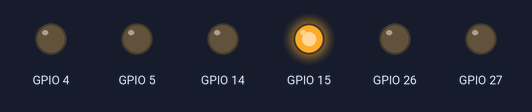
Recording of a program running on a simulated ESP32. On the bench: output pins drawn as LEDs (lit = HIGH).

Above: at 0.2 s.
At 15.7 s:
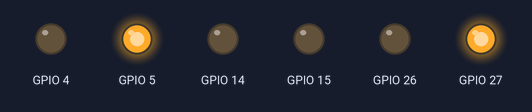
At 32.2 s:
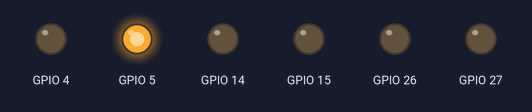
At 45.3 s:
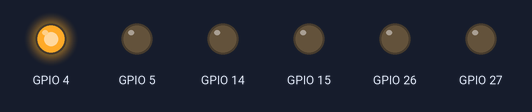
At 47.8 s:
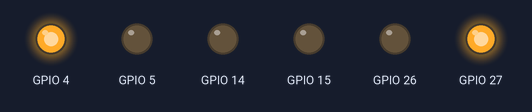
At 63.8 s:
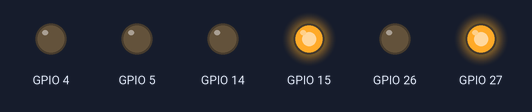
Timing chart, 0 to 65.0 s (numbered marks = the images above):
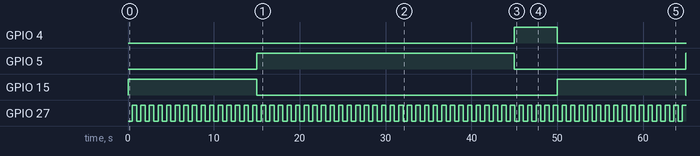

The program:

main.cpp
```cpp
// cpp version
// includes traffic light core class
// for previous versions prior to github look in the /archive/ folder

#include <Arduino.h>
#include <TrafficSignal.h>
using namespace std;

/* ideal setup */
// we don't use int main/return 0 in here because it loops repeatedly

// you MUST declare objects outside the typical setup/loop functions for persistance
TrafficSignal signalOne(14, 27, 26, true, 15000, 5000, 30000);
TrafficSignal signalTwo(15, 4, 5, false, 15000, 5000, 30000);

void setup() {
    // settings must be initialized during setup
    signalOne.SetCurrentPhase(4); // anything <=0 or >=2 will trigger flashing fallback
    signalTwo.SetCurrentPhase(1); // not yet ready (one buzzer on two signals is not good)
    signalOne.Initialize();
    signalTwo.Initialize();
}

void loop() {
    signalOne.Update();
    signalTwo.Update();
}
```

Measured:
- by itself, GPIO 4: alternates HIGH for 5.0 s and LOW for 45.0 s
- by itself, GPIO 5: alternates HIGH for 30.0 s and LOW for 20.0 s
- by itself, GPIO 15: alternates HIGH for 15.0 s and LOW for 35.0 s
- by itself, GPIO 27: alternates HIGH for 0.50 s and LOW for 0.50 s
